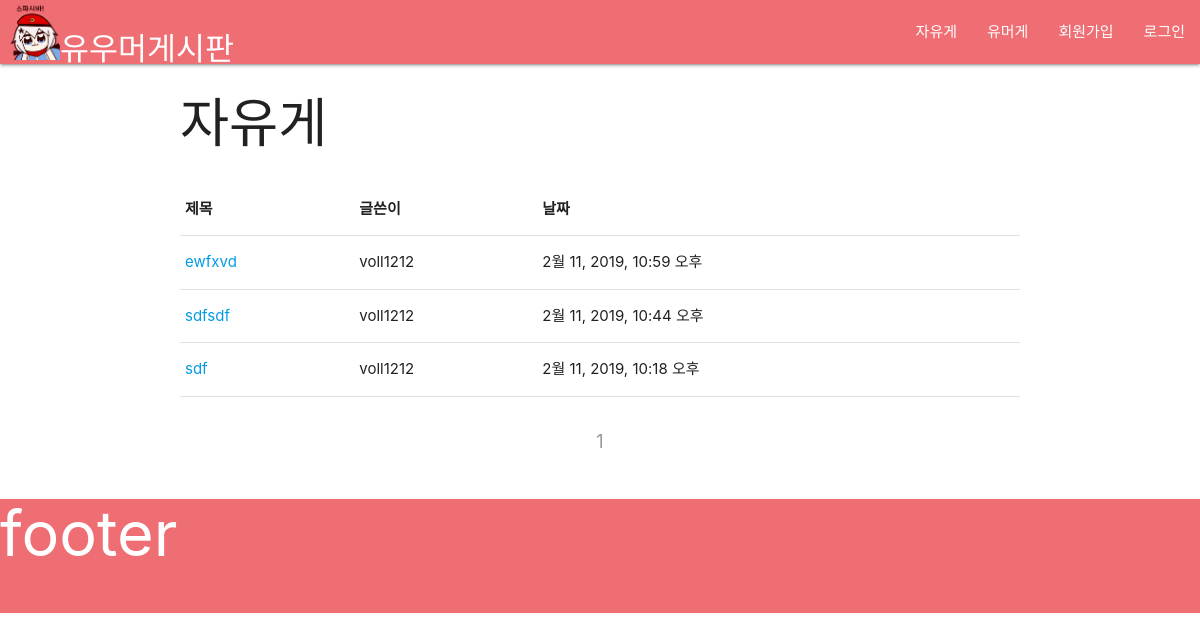
The page /freeboard on the database as committed earlier.
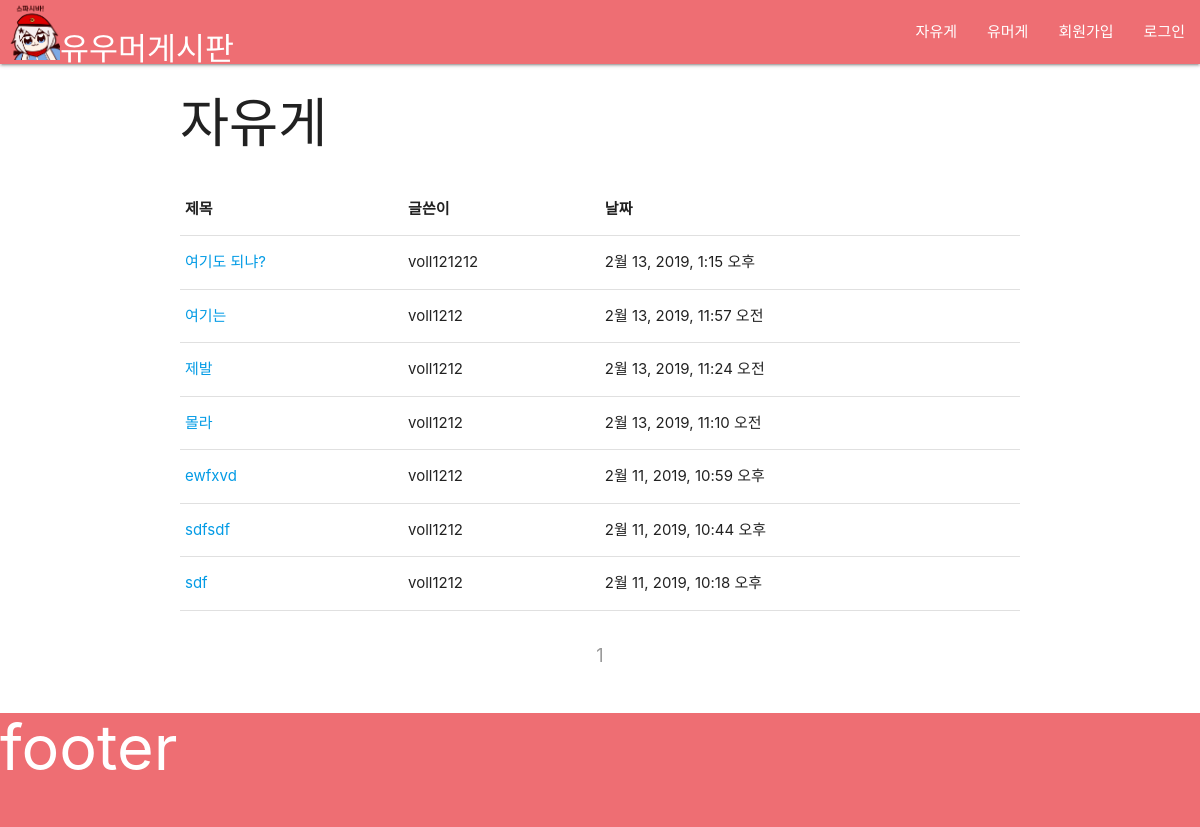
The same page on the database as committed later.
### humorge/models.py (models this page shows, shortened)
class FreeBoard(models.Model):
    author = models.ForeignKey('auth.User', on_delete=models.CASCADE)
    title = models.CharField(max_length=100)
    content = models.TextField()
    date = models.DateTimeField(default=timezone.now)

### humorge/views.py (the view)
# urls.py: path('freeboard', freeboard, name='freeboard'),
def freeboard(request):
    data = FreeBoard.objects.order_by('-date').prefetch_related('free_comments')
    paginator = Paginator(data, 12)
    page = request.GET.get('page')
    datas = paginator.get_page(page)
    return render(request, 'humorge/freeboard.html', {'datas': datas})

### humorge/templates/humorge/freeboard.html (shortened to what this page needs)
{% extends 'humorge/layout.html' %}
{% block main %}
<div class="container">
  <h2 style="margin-top:30px">자유게</h2>
  <table class="highlight" style="margin-top:30px">
    <thead>
      <tr>
        <th>제목</th>
        <th>글쓴이</th>
        <th>날짜</th>
      </tr>
    </thead>
    <tbody>
      {% for data in datas %}
      <tr>
        <td><a href="{% url 'humorge:freepostdetail' pk=data.pk %}">{{ data.title }}</td>
        {% if data.nickname %}
          <td>{{ data.nickname }}</td>
        {% else %}
          <td>{{ data.author }}</td>
        {% endif %}
        <td>{{ data.date }}</td>
      </tr>
      {% empty %}
        <tr>
          <td>게시글이 없습니다.</td>
          <td></td>
          <td></td>
        </tr>
      {% endfor %}
    </tbody>
  </table>
</div>
<div class="container" style="padding-top:30px">
  <ul class="pagination" style="text-align:center">
    {% for num in datas.paginator.page_range %}
      {% if datas.number == num %}
        <li class="disabled"><a href="?page={{ num }}">{{ num }}</a></li>
      {% elif num > datas.number|add:'-3' and num < datas.number|add:'3' %}
        <li class="waves-effect"><a href="?page={{ num }}">{{ num }}</a></li>
      {% endif %}
    {% endfor %}
  </ul>
</div>
{% endblock %}

Rows that differ between the two databases and show on the page:
added FreeBoard: title "여기도 되냐?", author "voll121212", date "2월 13, 2019, 1:15 오후"
added FreeBoard: title "여기는", author "voll1212", date "2월 13, 2019, 11:57 오전"
added FreeBoard: title "제발", author "voll1212", date "2월 13, 2019, 11:24 오전"
added FreeBoard: title "몰라", author "voll1212", date "2월 13, 2019, 11:10 오전"
